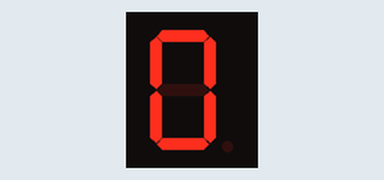
This program was run on a simulated Arduino Mega 2560, built with avr-gcc and run on an emulated ATmega2560. On the bench: 1-digit seven-segment display. Wiring (inferred from the names in the program): 1-digit 7-segment display, segments lit when HIGH: segments pin 3, pin 2, pin 7, pin 8, pin 9, pin 4, pin 5, pin 6. The segment pins are drawn as the display they are named for.

Above: at 0.1 s.
At 4.1 s:
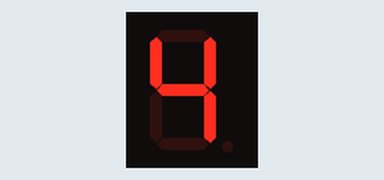
At 9.1 s:
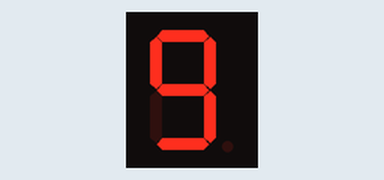
At 19.1 s:
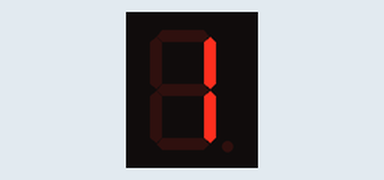
At 29.1 s:
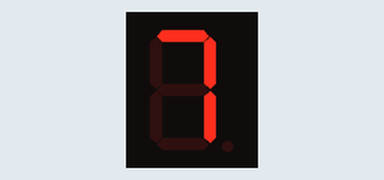
At 39.1 s:
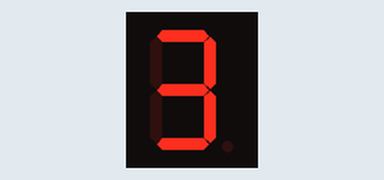

The program:

main.cpp
```cpp
#include <Arduino.h>

// Segments and corresponding pin
int A = 3, B = 2, C = 7, D = 8, E = 9, F = 4, G = 5, DP = 6;
// Array of pins
int numberPins[] = {A, B, C, D, E, F, G, DP};
// Segement to light up for each number
int zero [] = {A, B, C, D, F, E},
    one[] = {B, C},
    two[] = {A, B, D, E, G},
    three[] = {A, B, C, D, G},
    four [] = {B, C, F, G},
    five[] = {A, C, D, F, G},
    six[] = {A, C, D, E, F, G},
    seven[] = {A, B, C},
    eight[] = {A, B, C, D, E, F, G},
    nine[] = {A, B, C, D, F, G},
    dp[] = {DP};

int pos;
String order = "ascending";

void reset();
void changeOrder();

void setup() {
  // put your setup code here, to run once:
  for (int i = 0; i < 8; i++){
    pinMode(numberPins[i], OUTPUT);
  }

  reset();
}

void loop() {
  // put your main code here, to run repeatedly:
  if (order == "ascending") pos++;
  else pos--;

  int* number; // Pointer to array
  int size; // Size of array

  switch (pos){
    case 0:
      number = zero;
      size = sizeof(zero);
      break;
    case 1:
      number = one;
      size = sizeof(one);
      break;
    case 2:
      number = two;
      size = sizeof(two);
      break;
    case 3:
      number = three;
      size = sizeof(three);
      break;
    case 4:
      number = four;
      size = sizeof(four);
      break;
    case 5:
      number = five;
      size = sizeof(five);
      break;
    case 6:
      number = six;
      size = sizeof(six);
      break;
    case 7:
      number = seven;
      size = sizeof(seven);
      break;
    case 8:
      number = eight;
      size = sizeof(eight);
      break;
    case 9:
      number = nine;
      size = sizeof(nine);
      break;
    default:
      number = dp;
      size = sizeof(dp);
      break;
  }

  size = size / sizeof(int);

  // Light up segments
  for (int i = 0; i < size; i++){
    digitalWrite(number[i], HIGH);
  }

  delay(1000);

  // Turns off segments
  for (int i = 0; i < size; i++){
    digitalWrite(number[i], LOW);
  }

  // Changes counting order after limit has been reached
  if (pos > 9 || pos < 0) {
    changeOrder();
    reset();
  }
}

void reset(){
  if (order == "ascending") pos = -1;
  else pos = 10;
}

void changeOrder(){
  if (order == "ascending") order = "descending";
  else order = "ascending";
}
```

Measured:
- what the display in image 1 shows lasts 1.0 s, from 4.0 s to 5.0 s
